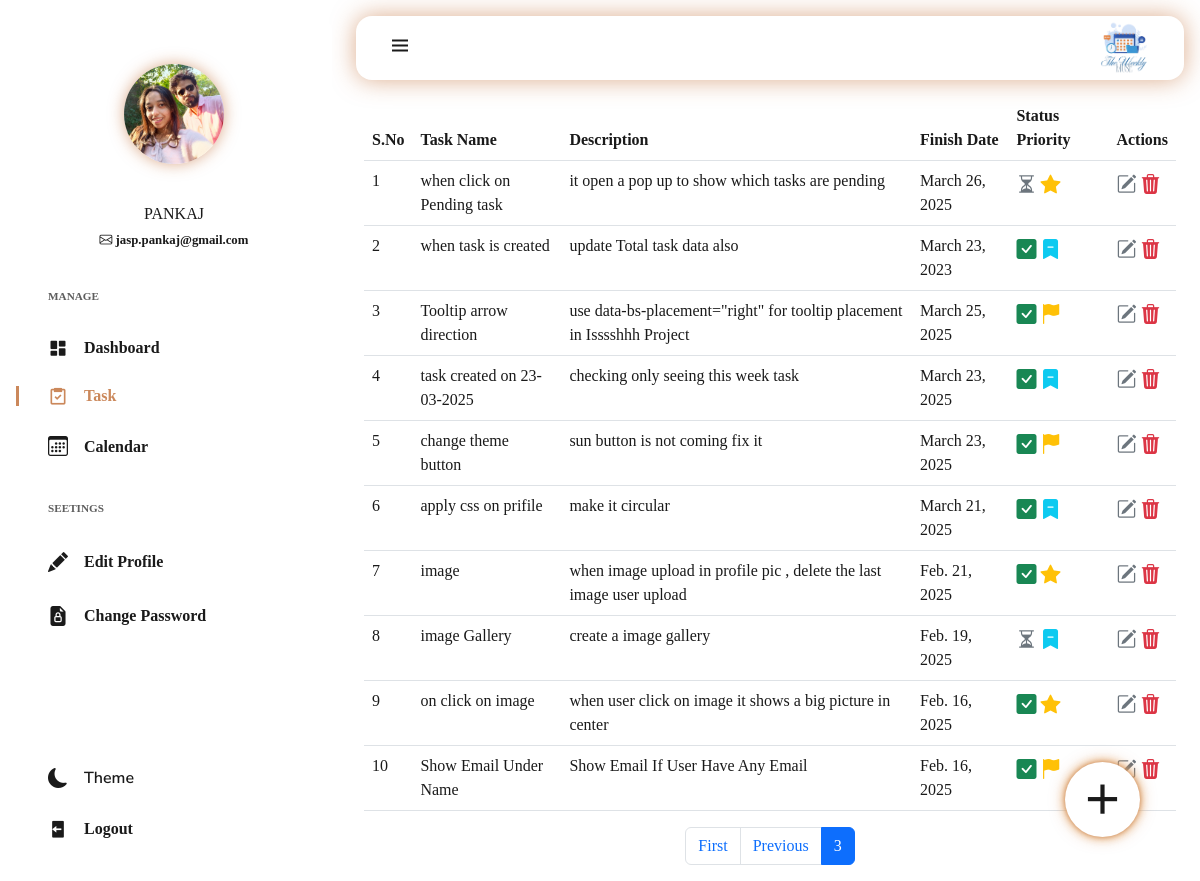
Page /task/?page=3 (signed in) on the committed database.
### myapp/models.py (models this page shows)
class Profile(models.Model):
    user = models.OneToOneField(User,on_delete=models.CASCADE)
    fname = models.CharField(max_length=100)
    email = models.EmailField(unique=True)
    profile_pic =models.ImageField(upload_to='profile',default='profile/default.svg')

class Task(models.Model):
    name = models.CharField(max_length=150)
    description = models.TextField()
    status = models.CharField(max_length=25,default='Incomplete')
    date = models.DateField(auto_now_add=True)
    finishDate = models.DateField(null=True, blank=True)
    start_time=models.TimeField()
    end_time=models.TimeField()
    priority=models.CharField(max_length=25,default='Unmark')
    username=models.ForeignKey(settings.AUTH_USER_MODEL,on_delete=models.CASCADE)

### myapp/middlewares.py (the view)
    def wrapped_view(request,*args,**kwargs):
        if request.user.is_authenticated == False:
            return redirect ('login')
        return view_function(request,*args,**kwargs)

### myapp/views.py (called while the page is built)
@auth
def task(request):
    tasks = Task.objects.filter(username=request.user).order_by('-id')
    paginator = Paginator(tasks, 10)  # Show 5 tasks per page
    page_number = request.GET.get('page')
    page_task = paginator.get_page(page_number)
    return render(request,'task.html',{'page_task':page_task})

### templates/task.html (shortened to what this page needs)
{% extends 'layouts/dashboard_layout.html' %}
{% block content %}
<div class="row">
  <div class="col-md-12">
      {% if page_task %}
      <div id="taskTable">
        {% include "partials/table.html" %}
        {% include "partials/pagination.html" %}
      </div>
      {% else %}
      <div class="centerElementDiv" id="noTaskDiv">
        <h1>You Not Created Any Task.</h1>
      </div>
      {% endif %}
  </div>
</div>
{% endblock %}

### templates/partials/sidebar.html
{% load static %}
<nav class="sidebar" id="sidebar">
    <div class="sidebar__container">
        <div class="sidebar__user" id="sidebar_user">
            <div class="sidebar__img" data-bs-toggle="modal" data-bs-target="#profileImageModal">
                <img src="{{request.user.profile.profile_pic.url }}" alt="Profile_picture">
            </div>
            <div class="sidebar__info">
                <h3 style="text-transform: uppercase;">{{ request.user.username}}</h3>
                {%if request.user.profile.email %}
                <span>
                    <i class="bi bi-envelope"></i>
                    <span>{{request.user.profile.email}}</span>
                </span>
                {% endif%}
            </div>
        </div>
        <div class="sidebar__content">
            <div>
                <h3 class="sidebar__title">MANAGE</h3>
                <div class="sidebar__list">
                    <a href="{% url 'dashboard' %}" class="sidebar__link active-link">
                        <i class='bx bxs-dashboard' data-bs-toggle="tooltip" data-bs-placement="right" title="Dashboard" ></i>
                        <span>Dashboard</span>
                    </a>
                    <a href="{% url 'task' %}" class="sidebar__link">
                        <i class='bx bx-task' data-bs-toggle="tooltip" data-bs-placement="right" title="Task"></i>
                        <span>Task</span>
                    </a>
                    <a href="{% url 'calendar' %}" class="sidebar__link">
                        <i class='bi bi-calendar3' data-bs-toggle="tooltip" data-bs-placement="right" title="Calendar"></i>
                        <span>Calendar</span>
                    </a>
                </div>
            </div>
            <div>
                <h3 class="sidebar__title">SEETINGS</h3>
                <div class="sidebar__list">
                    <a href="#" data-bs-toggle="modal" data-bs-target="#EditProfileModal" class="sidebar__link">
                        <i class='bi bi-pencil-fill' data-bs-toggle="tooltip" data-bs-placement="right" title="Edit Profil"></i>
                        <span>Edit Profile</span>
                    </a>
                    <a href="#" class="sidebar__link" data-bs-toggle="modal" data-bs-target="#updatePasswordModal">
                        <i class='bi bi-file-earmark-lock-fill' data-bs-toggle="tooltip" data-bs-placement="right" title="Change Password"></i>
                        <span>Change Password</span>
                    </a>
                </div>
            </div>
        </div>
        <div class="sidebar__actions">
            <a id="theme-button" class="sidebar__link sidebar__theme">
                <i class="bi bi-moon-fill" data-bs-toggle="tooltip" data-bs-placement="right" title="Theme"></i>
                <span>Theme</span>
            </a>
            <a href="{% url 'logout' %}" class="sidebar__link">
                <i class='bx bxs-log-out' data-bs-toggle="tooltip" data-bs-placement="right" title="Logout"></i>
                <span>Logout</span>
            </a>
        </div>
    </div>
</nav>

### templates/partials/table.html
<table class="table table-hover">
    <thead>
      <tr>
        <th>S.No</th>
        <th>Task Name</th>
        <th>Description</th>
        <th>Finish Date</th>
        <th>Status Priority</th>
        <th>Actions</th>
      </tr>
    </thead>
    <tbody>
        {% for task in page_task %}
      <tr>
        <td>{{ forloop.counter }}</td>
        <td>{{ task.name }}</td>
        <td>{{ task.description }}</td>
        <td>{{ task.finishDate }}</td>
        <td>
            {% if task.status == 'Incomplete'%}
                <i class="bi bi-hourglass-split text-secondary" data-bs-toggle="tooltip" title="Pending"></i>
            {% else %}
                <i class="bi bi-check-square-fill text-success" data-bs-toggle="tooltip" title="Completed"></i>
             {% endif %}
             {% if task.priority == 'Unmark' %}
                <i class='bi bi-bookmark-dash-fill text-info' data-bs-toggle="tooltip" title="Unmark"></i>
            {% elif task.priority == 'Flagged' %}
                <i class='bi bi-flag-fill text-warning' data-bs-toggle="tooltip" title="Flagged"></i>
            {% else %}
                <i class='bi bi-star-fill text-warning' data-bs-toggle="tooltip" title="Star"></i>
            {% endif %}
        </td>
        <td>
            <a href="#" class="edit-task" data-task-id="{{ task.id }}" data-bs-toggle="modal" data-bs-target="#editTaskModal">
                <i class="bi bi-pencil-square text-secondary" data-bs-toggle="tooltip" title="Edit"></i>
            </a>
            <a href="#" class="delete-task" data-task-id="{{ task.id }}" data-bs-toggle="modal" data-bs-target="#deleteTaskModal">
                <i class="bi bi-trash3-fill text-danger" data-bs-toggle="tooltip" title="Delete"></i>
            </a>
        </td>
      </tr>
        {% endfor %}
    </tbody>
</table>

### static/css/dashboard.css (style rules this page uses)
:root { --header-height:3.5em; --body-color: #ffffff; --surface-color: #f9f9f9; --card-color: #ffffff; --text-color: #1a1a1a; --text--secondary-color: #5e5e5e; --title-color: #FF4757; --accent-color: #cb885b; --highlight-color: #f4c381; --border-color: #e0e0e0; --shadow-color: #bd612486; --button-bg: var(--accent-color); --button-text: #ffffff; --transition: all 0.3s ease; transition: all 0.3s ease-in-out; --body-font:"Nunito Sans", sans-serif; --normal-font-size:.938rem; --medium-font-size:.80rem; --smaller-font-size:.75rem; --tiny-font-size:.70rem; --font-regular:400; --font-semi-bold:600; --Z-tooltip:100; --z-fixed:10; }
@media screen and (min-width:1150px) { :root { --normal-font-size:1rem; --smaller-font-size:.83rem; } }
body { font-family: var(--body-font); font-family: var(--normal-font-size); background-color: var(--body-color); color: var(--text-color); transition: background-color .4s; }
a { text-decoration: none; }
img { display: block; max-width: 100%; height: auto; }
.sidebar { position: fixed; top: 4rem; left: -120%; bottom: 0; z-index: var(--z-fixed); width: 288px; background-color: var(--body-color); box-shadow: 2px 0 24px (var(--shadow-color)); padding-block: 1.5rem; margin: .75rem; border-radius: 1rem; transition: left .4s, background-color .4s, width .4s; }
.sidebar__container, .sidebar__content { display: flex; flex-direction: column; row-gap: 2.5rem; }
.sidebar__container { height: 100%; overflow: hidden; }
.sidebar__user, .sidebar__info { display: flex; flex-direction: column; justify-content: center; align-items: center; gap: 1.5rem; margin-top: 1.5rem; }
.sidebar__img { position: relative; width: 75px; height: 75px; background-color: var(--body-color); border-radius: 50%; }
.sidebar__img img { width: 75px; height: 75px; cursor: pointer; border-radius: 50%; object-fit: cover; box-shadow: 0 0 15px var(--shadow-color); }
.sidebar__info h3 { font-size: var(--normal-font-size); color: var(--text-color); transition: color .4s; margin-top: -.5rem; }
.sidebar__info span { font-size: var(--medium-font-size); font-weight: var(--font-semi-bold); color: var(--text-color); transition: color .4s; margin-top: -1.5rem; }
.sidebar__content { overflow: hidden auto; }
.sidebar__title { width: max-content; font-size: var(--tiny-font-size); font-weight: var(--font-semi-bold); padding-left: 2rem; padding-bottom: 1.5rem; color: var(--text--secondary-color); }
.sidebar__list, .sidebar__actions { display: grid; row-gap: 1.5rem; }
.sidebar__link { position: relative; display: grid; grid-template-columns: repeat(2,max-content); align-items: center; column-gap: 1rem; color: var(--text-color); padding-left: 2rem; transition: color .4s, opacity .4s; transform: 0.3s; }
.sidebar__link i { font-size: 1.25rem; }
.sidebar__link span { font-weight: var(--font-semi-bold); }
.sidebar__actions { margin-top: auto; }
.sidebar__theme { width: 100%; font-size: 1.25rem; }
.sidebar__theme span { font-size: var(--normal-font-size); font-family: var(--body-font); }
.active-link { color: var(--accent-color); }
.active-link::after { content: ''; position: absolute; left: 0; width: 3px; height: 20px; background-color: var(--accent-color); }
@media screen and (min-width:1150px) { .sidebar { top:0; left: 0; width: 316px; margin: 1rem; } }
@media screen and (min-width:1150px) { .sidebar__info, .sidebar__link span { transition: opacity .4s; } }
@media screen and (min-width:1150px) { .sidebar__user, .sidebar__title { transition: padding .4s; } }
@media screen and (min-width:1150px) { .sidebar__img { width: 100px; height: 100px; transition: width .4s, height .4s; } }
@media screen and (min-width:1150px) { .sidebar__img img { width: 100px; height: 100px; transition: width .4s, height .4s; } }
#taskTable table thead tr th, #taskTable table tbody tr td { color: var(--text-color); background-color: var(--body-color); }
#taskTable table tbody tr td i { font-size: 1.25rem; }

### static/css/style.css (style rules this page uses)
* { margin: 0; padding: 0; box-sizing: border-box; }

### rows in the picture
Task: name "when click on Pending task", description "it open a pop up to show which tasks are pending", finishDate "March 26, 2025", status "Incomplete" (drawn), priority "Star" (drawn)
Task: name "when task is created", description "update Total task data also", finishDate "March 23, 2023", status "Complete" (drawn), priority "Unmark" (drawn)
Task: name "Tooltip arrow direction", description "use data-bs-placement=\"right\" for tooltip placement in Isssshhh Project", finishDate "March 25, 2025", status "Complete" (drawn), priority "Flagged" (drawn)
Task: name "task created on 23-03-2025", description "checking only seeing this week task", finishDate "March 23, 2025", status "Complete" (drawn), priority "Unmark" (drawn)
Task: name "change theme button", description "sun button is not coming fix it", finishDate "March 23, 2025", status "Complete" (drawn), priority "Flagged" (drawn)
Task: name "apply css on prifile", description "make it circular", finishDate "March 21, 2025", status "Complete" (drawn), priority "Unmark" (drawn)
Task: name "image", description "when image upload in profile pic , delete the last image user upload", finishDate "Feb. 21, 2025", status "Complete" (drawn), priority "Star" (drawn)
Task: name "image Gallery", description "create a image gallery", finishDate "Feb. 19, 2025", status "Incomplete" (drawn), priority "Unmark" (drawn)
Task: name "on click on image", description "when user click on image it shows a big picture in center", finishDate "Feb. 16, 2025", status "Complete" (drawn), priority "Star" (drawn)
Task: name "Show Email Under Name", description "Show Email If User Have Any Email", finishDate "Feb. 16, 2025", status "Complete" (drawn), priority "Flagged" (drawn)

### other values in the picture
{{ request.user.username }} "PANKAJ"
{{ request.user.profile.email }} "jasp.pankaj@gmail.com"
{{ page_task.number }} "3"
